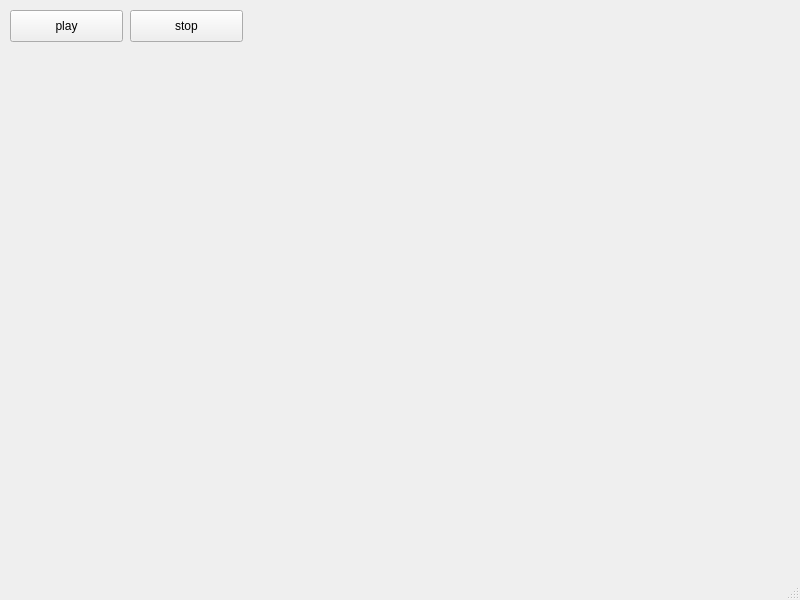
<?xml version="1.0" encoding="UTF-8"?>
<ui version="4.0">
 <class>MainWindow</class>
 <widget class="QMainWindow" name="MainWindow">
  <property name="geometry">
   <rect>
    <x>0</x>
    <y>0</y>
    <width>800</width>
    <height>600</height>
   </rect>
  </property>
  <property name="windowTitle">
   <string>MainWindow</string>
  </property>
  <widget class="QWidget" name="centralwidget">
   <widget class="QPushButton" name="playButton">
    <property name="geometry">
     <rect>
      <x>10</x>
      <y>10</y>
      <width>113</width>
      <height>32</height>
     </rect>
    </property>
    <property name="text">
     <string>play</string>
    </property>
   </widget>
   <widget class="QPushButton" name="stopButton">
    <property name="geometry">
     <rect>
      <x>130</x>
      <y>10</y>
      <width>113</width>
      <height>32</height>
     </rect>
    </property>
    <property name="text">
     <string>stop</string>
    </property>
   </widget>
  </widget>
  <widget class="QMenuBar" name="menubar">
   <property name="geometry">
    <rect>
     <x>0</x>
     <y>0</y>
     <width>800</width>
     <height>24</height>
    </rect>
   </property>
  </widget>
  <widget class="QStatusBar" name="statusbar"/>
 </widget>
 <resources/>
 <connections/>
</ui>
